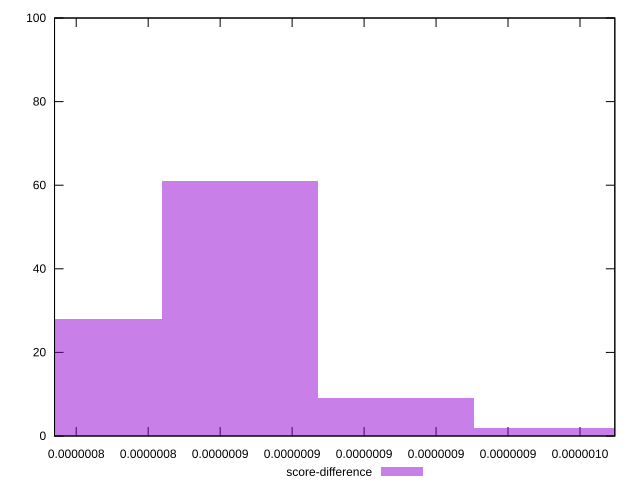

Reproduce this figure in gnuplot.
reset

$scoreDifference <<EOF
9.521543674657392e-7 2
8.22315135538593e-7 28
8.655948795143084e-7 61
9.088746234900238e-7 9
EOF

set key outside below
set boxwidth 4.327974397571542e-8
set xrange [8.139724096967171e-7:9.696795700842031e-7]
set yrange [0:100]
set trange [0:100]
set style fill transparent solid 0.5 noborder
set terminal svg size 640, 490 enhanced background rgb 'white'
set output "reprap/interactive/samples/empty/score-difference/histogram.svg"

plot $scoreDifference title "score-difference" with boxes

reset
